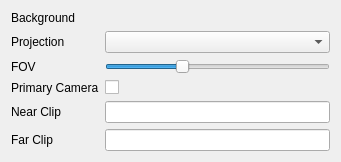
<?xml version="1.0" encoding="UTF-8"?>
<ui version="4.0">
 <class>CameraComponent</class>
 <widget class="QWidget" name="CameraComponent">
  <property name="geometry">
   <rect>
    <x>0</x>
    <y>0</y>
    <width>341</width>
    <height>156</height>
   </rect>
  </property>
  <property name="windowTitle">
   <string>Camera Component</string>
  </property>
  <layout class="QFormLayout" name="formLayout_2">
   <item row="0" column="0">
    <widget class="QLabel" name="label">
     <property name="text">
      <string>Background</string>
     </property>
    </widget>
   </item>
   <item row="0" column="1">
    <widget class="QWidget" name="colorPickerPlaceholder" native="true"/>
   </item>
   <item row="1" column="0">
    <widget class="QLabel" name="label_2">
     <property name="text">
      <string>Projection</string>
     </property>
    </widget>
   </item>
   <item row="1" column="1">
    <widget class="QComboBox" name="comboBox"/>
   </item>
   <item row="2" column="0">
    <widget class="QLabel" name="label_3">
     <property name="text">
      <string>FOV</string>
     </property>
    </widget>
   </item>
   <item row="2" column="1">
    <widget class="QSlider" name="horizontalSlider">
     <property name="maximum">
      <number>180</number>
     </property>
     <property name="pageStep">
      <number>5</number>
     </property>
     <property name="value">
      <number>60</number>
     </property>
     <property name="orientation">
      <enum>Qt::Horizontal</enum>
     </property>
    </widget>
   </item>
   <item row="3" column="0">
    <widget class="QLabel" name="label_4">
     <property name="text">
      <string>Primary Camera</string>
     </property>
    </widget>
   </item>
   <item row="3" column="1">
    <widget class="QCheckBox" name="checkBox">
     <property name="text">
      <string/>
     </property>
    </widget>
   </item>
   <item row="4" column="0">
    <widget class="QLabel" name="label_5">
     <property name="text">
      <string>Near Clip</string>
     </property>
    </widget>
   </item>
   <item row="4" column="1">
    <widget class="QLineEdit" name="lineEdit"/>
   </item>
   <item row="5" column="0">
    <widget class="QLabel" name="label_6">
     <property name="text">
      <string>Far Clip</string>
     </property>
    </widget>
   </item>
   <item row="5" column="1">
    <widget class="QLineEdit" name="lineEdit_2"/>
   </item>
  </layout>
 </widget>
 <layoutdefault spacing="6" margin="11"/>
 <resources/>
 <connections/>
</ui>
